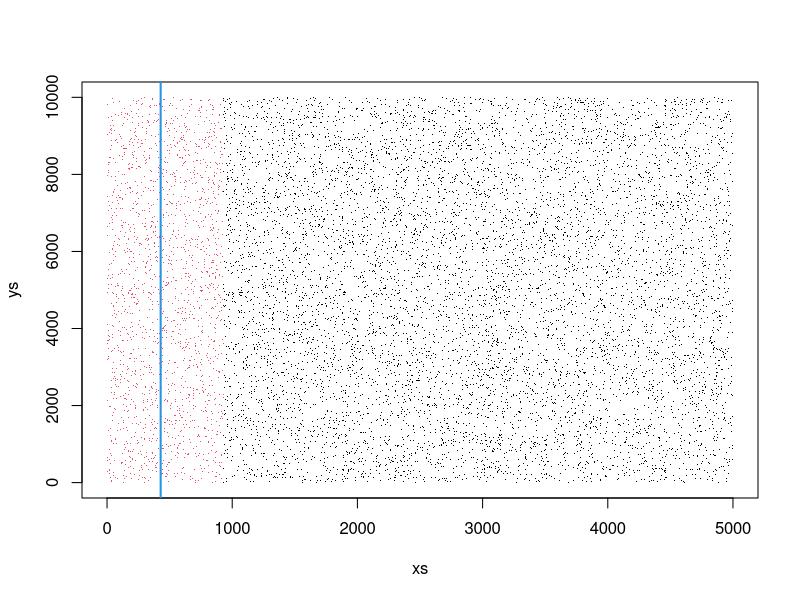
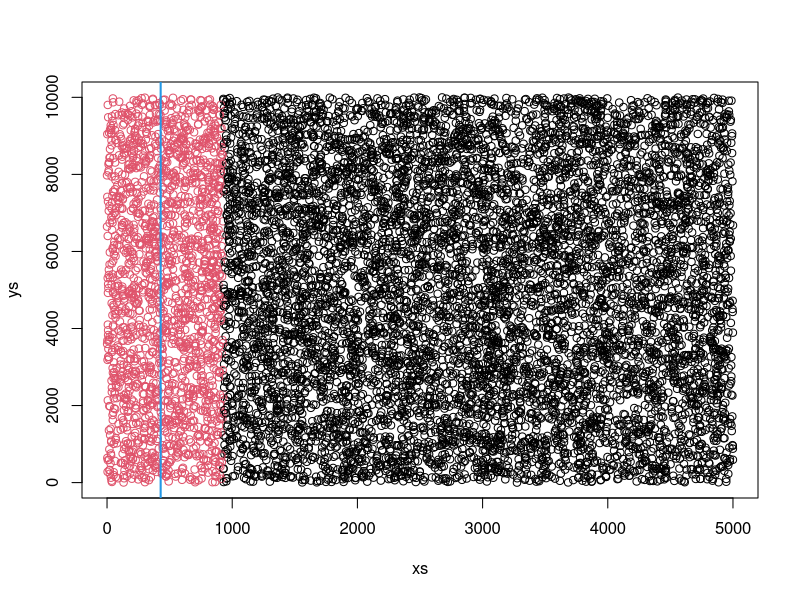
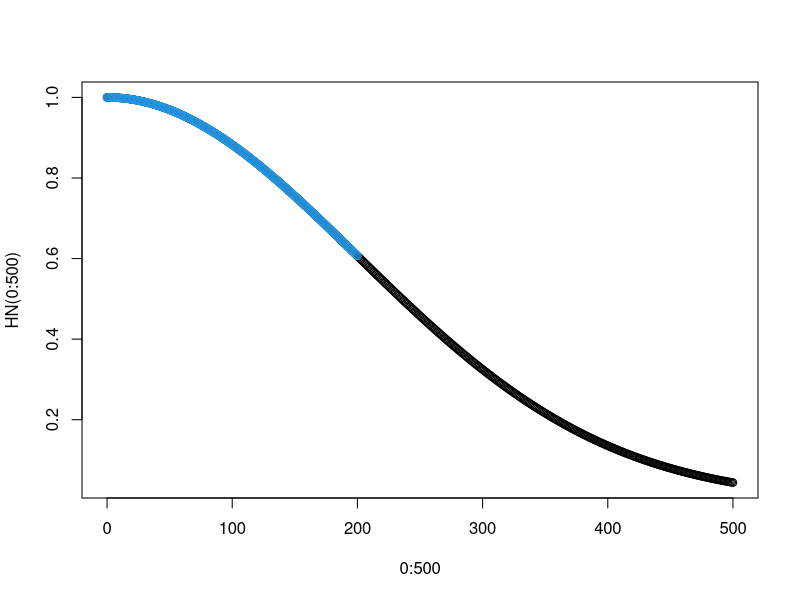
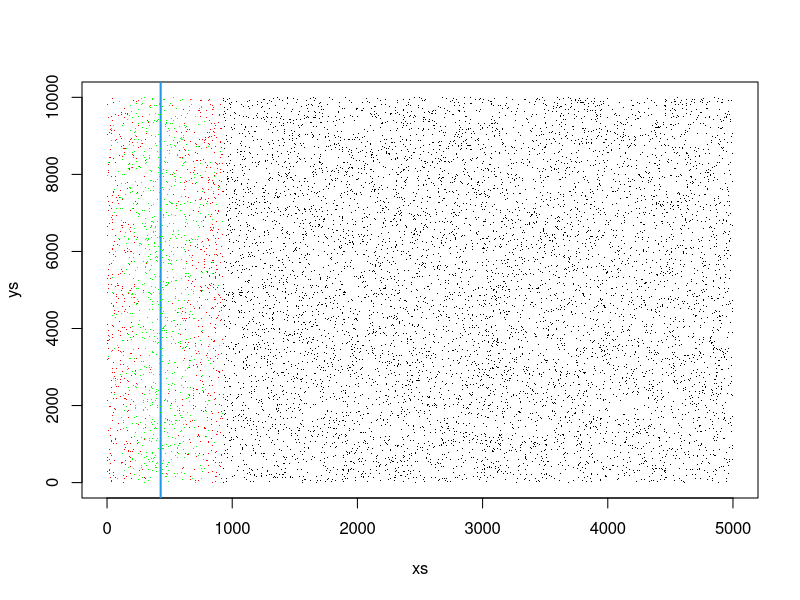
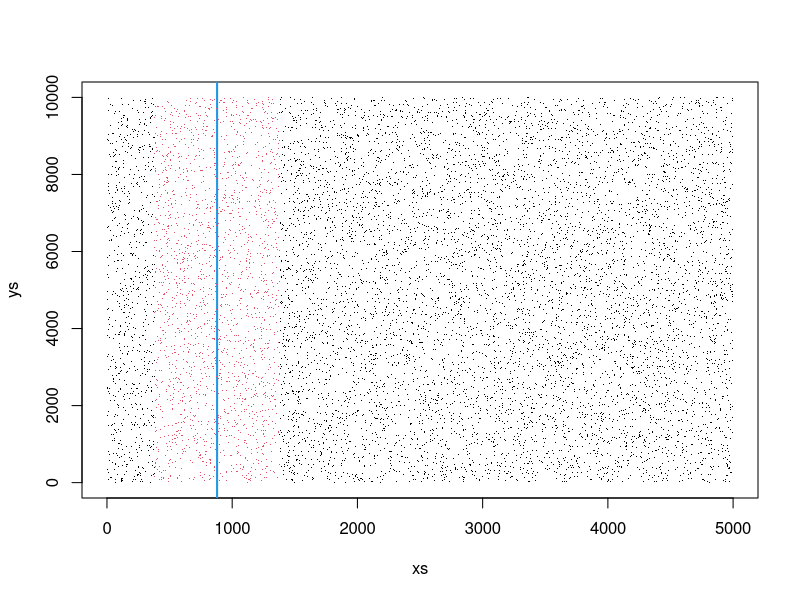
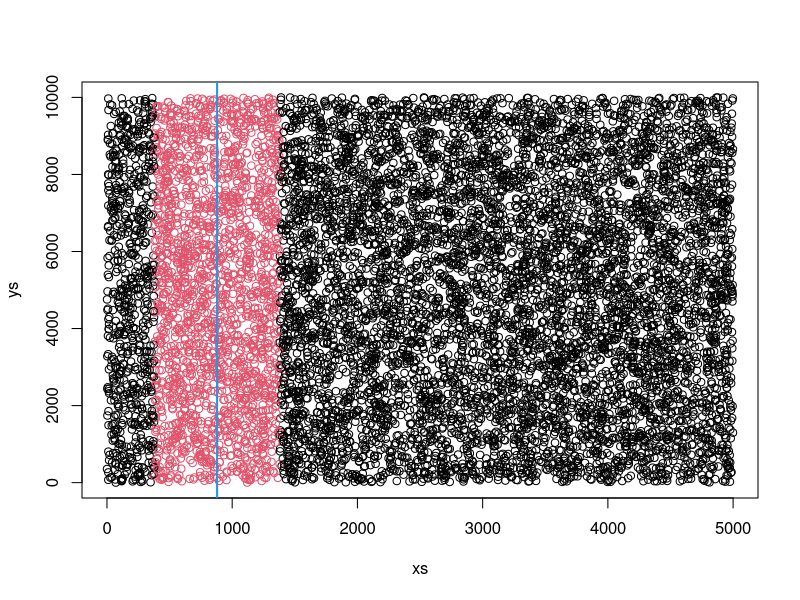
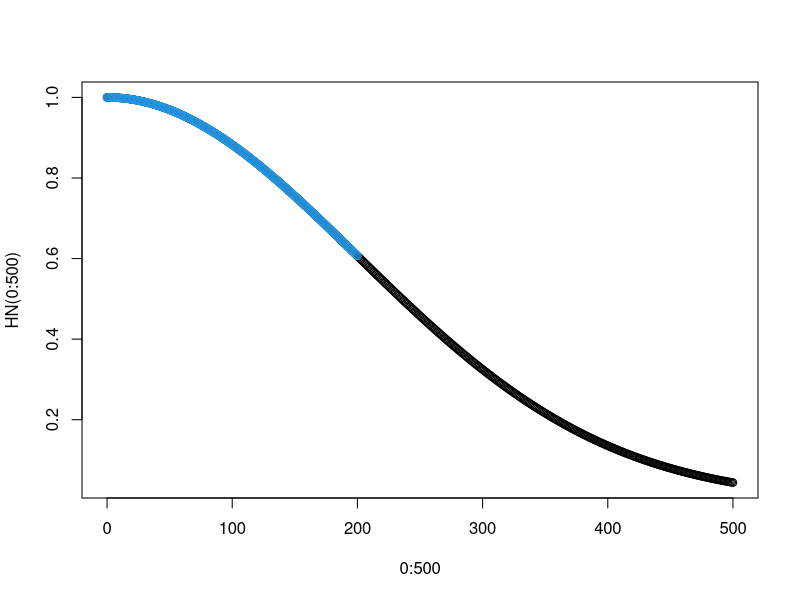
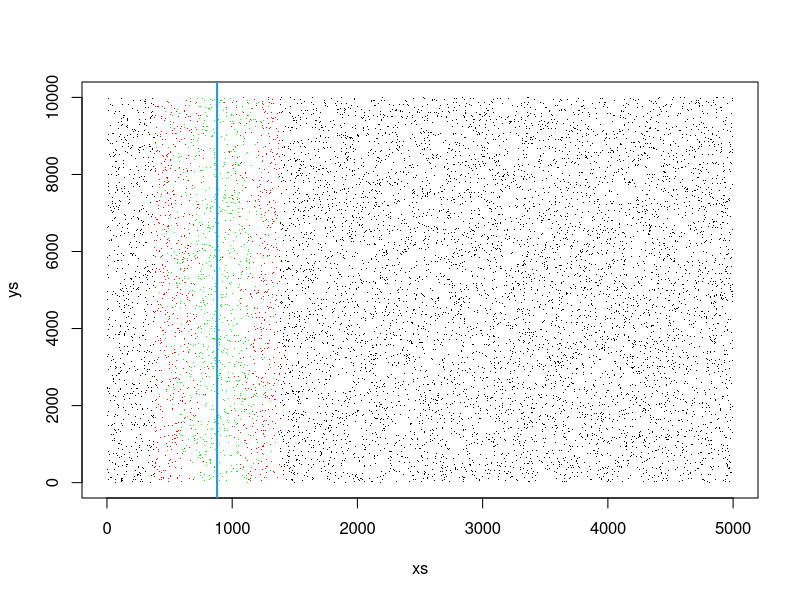

Recreate these plots in R, in order. (Note: a time limit stopped this script after it produced the figures.)
ns=numeric(500)

for(i in 1:500){


N=10000
#unidades em metros
L=10000
W=5000
xs=runif(N,0,W)
ys=runif(N,0,L)
par(mfrow=c(1,1))
plot(xs,ys,pch=".")


trans=runif(1,0,1000)
abline(v=trans,lwd=2,col=4)

dist=abs(trans-xs)
natrisk=sum(dist<500)

points(xs[dist<500],ys[dist<500],col=2,pch=".")

plot(xs,ys,col=ifelse(dist<500,2,1))
abline(v=trans,lwd=2,col=4)

HN=function(x,sigma=200){
  px=exp(-(x^2)/(2*sigma^2))
  return(px)
}
plot(0:500,HN(0:500))

points(0:200,HN(0:200),col=4)

#P detectar cada um dos meus individuos
pdet=HN(dist)


inTRANSECT=dist<500

xs2=xs[inTRANSECT]
ys2=ys[inTRANSECT]
dist=dist[inTRANSECT]
pdet=pdet[inTRANSECT]

n1=sum(inTRANSECT)

punif=runif(n1,0,1)

plot(xs,ys,pch=".")

points(xs2,ys2,pch=".",col="red")

abline(v=trans,lwd=2,col=4)

ns[i]=sum(pdet>punif)

points(xs2[pdet>punif],ys2[pdet>punif],pch=".",col="green")
}
hist(ns)
